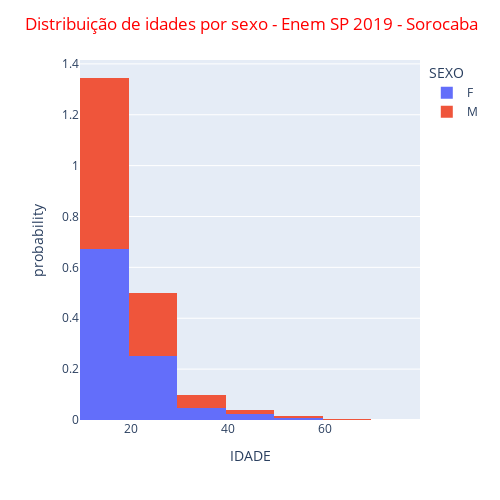

Notebook source saved alongside this figure:
### Code cell
grafico =  px.histogram (enem_sorocaba,  x = "IDADE", nbins=10, histnorm='probability', color='SEXO') 
grafico.update_layout(width=500,height=500,title_text='Distribuição de idades por sexo - Enem SP 2019 - Sorocaba',
                      title_font_color = 'red') 
grafico.show()

### Figure 1 — Plotly figure (JSON) as saved in the notebook; plotly's stock layout.template omitted (floating-point values rounded to 4 significant figures; data arrays with more than 128 entries replaced by an {"elided": "..."} marker saying what was removed)
{"data": [{"alignmentgroup": "True", "bingroup": "x", "histnorm": "probability", "hovertemplate": "SEXO=F<br>IDADE=%{x}<br>probability=%{y}<extra></extra>", "legendgroup": "F", "marker": {"color": "#636efa", "pattern": {"shape": ""}}, "name": "F", "nbinsx": 10, "offsetgroup": "F", "orientation": "v", "showlegend": true, "type": "histogram", "x": {"elided": "4642 int values"}, "xaxis": "x", "yaxis": "y"}, {"alignmentgroup": "True", "bingroup": "x", "histnorm": "probability", "hovertemplate": "SEXO=M<br>IDADE=%{x}<br>probability=%{y}<extra></extra>", "legendgroup": "M", "marker": {"color": "#EF553B", "pattern": {"shape": ""}}, "name": "M", "nbinsx": 10, "offsetgroup": "M", "orientation": "v", "showlegend": true, "type": "histogram", "x": {"elided": "3446 int values"}, "xaxis": "x", "yaxis": "y"}], "layout": {"barmode": "relative", "height": 500, "legend": {"title": {"text": "SEXO"}, "tracegroupgap": 0}, "margin": {"t": 60}, "title": {"font": {"color": "red"}, "text": "Distribuição de idades por sexo - Enem SP 2019 - Sorocaba"}, "width": 500, "xaxis": {"anchor": "y", "domain": [0, 1], "title": {"text": "IDADE"}}, "yaxis": {"anchor": "x", "domain": [0, 1], "title": {"text": "probability"}}}}
